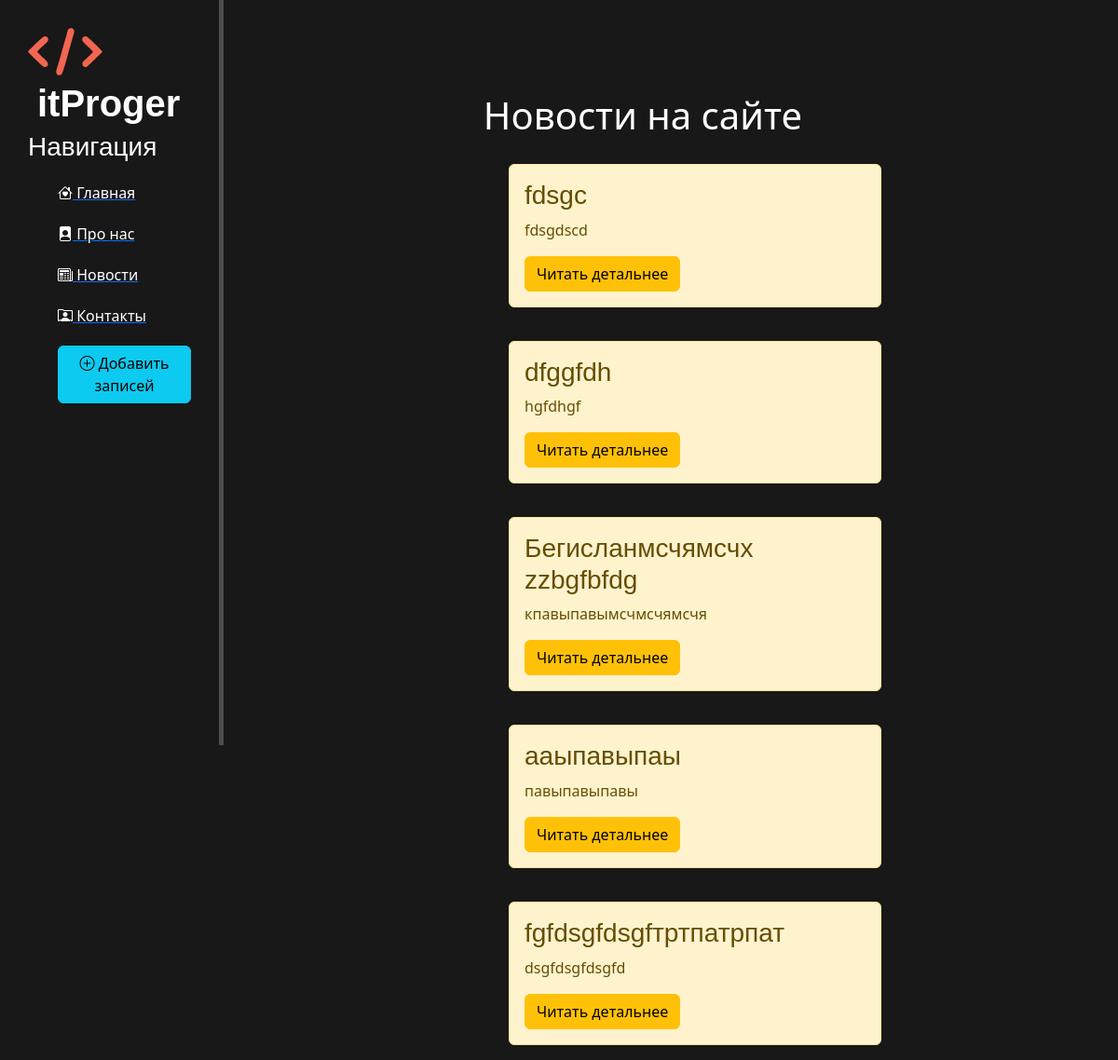
Page /news/ on the committed database.
### news/models.py (models this page shows, shortened)
class Articles(models.Model):
    title = models.CharField('Название', max_length=50)
    anons = models.CharField('Анонс', max_length=250)
    full_text = models.TextField('Статья')
    date = models.DateTimeField('Дата Публикацию')
    class Meta:
        verbose_name = 'Новость'
        verbose_name_plural = 'Новости'

### news/views.py (the view)
# urls.py: path('', news_home, name='news_home'),
def news_home(request):
    news = Articles.objects.order_by('-date')
    return render(request, 'news_home.html', {'news': news})

### templates/news_home.html (shortened to what this page needs)
{% extends 'layout.html' %}
{% block content %}
    <div class="features">
        <h1>Новости на сайте</h1>
        {% if news %}
        {% for el in news %}
            <div class="alert alert-warning">
                <h3>{{ el.title }}</h3>
                <p>{{ el.anons }}</p>
                <a href="{% url 'news-datail' el.id %}" class="btn btn-warning">Читать детальнее</a>
            </div>
        {% endfor %}
        {% else %}
            <p>У вас нет записей!</p>
        {% endif %}
    </div>
{% endblock %}

### hello/static/hello/css/hello.css (style rules this page uses)
body { background: #2e2e2e; }
h3 { margin-top: 50px; font-size: 28px; font-family: sans-serif; }
main .features { float: left; color: #fff; margin-top: 100px; text-align: center; width: 75%; background: #181818; }
html { background: #181818; }
h1 { font-size: 50px; }
p { max-width: 400px; margin: 20px auto; }
.alert-warning { float: left; clear: both; width: 400px; margin: 20px 34%; text-align: left; }

### rows in the picture
Articles: title "fdsgc", anons "fdsgdscd"
Articles: title "dfggfdh", anons "hgfdhgf"
Articles: title "Бегисланмсчямсчx zzbgfbfdg", anons "кпавыпавымсчмсчямсчя"
Articles: title "ааыпавыпаы", anons "павыпавыпавы"
Articles: title "fgfdsgfdsgfтртпатрпат", anons "dsgfdsgfdsgfd"
